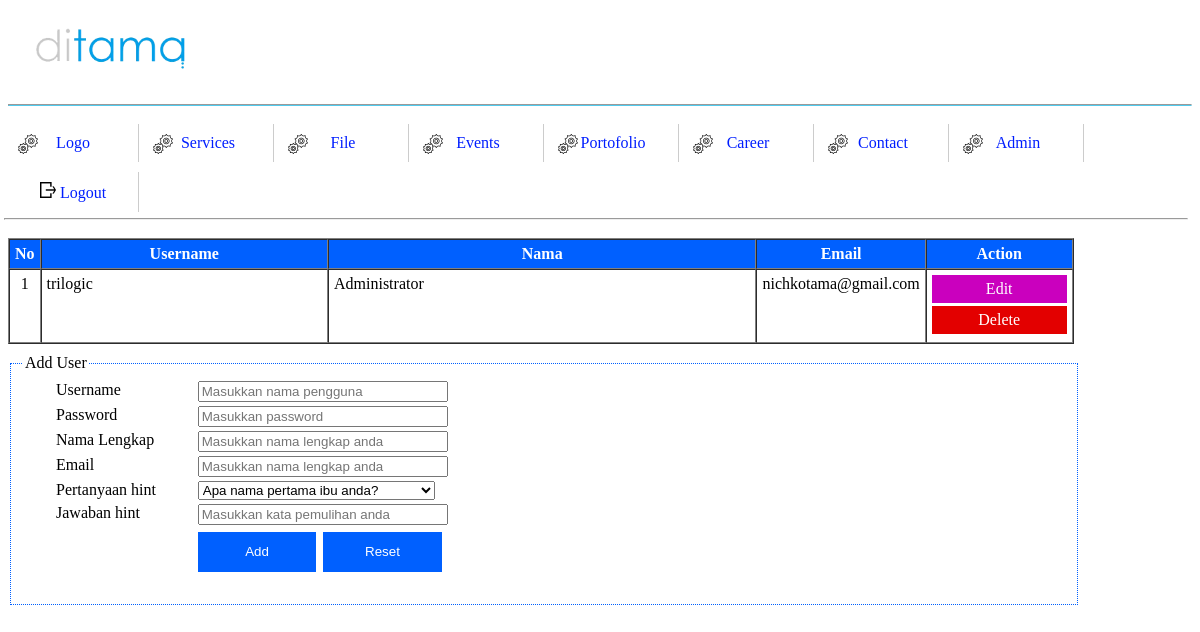
The app's page /manage/manage-admin.php (signed in), older data.
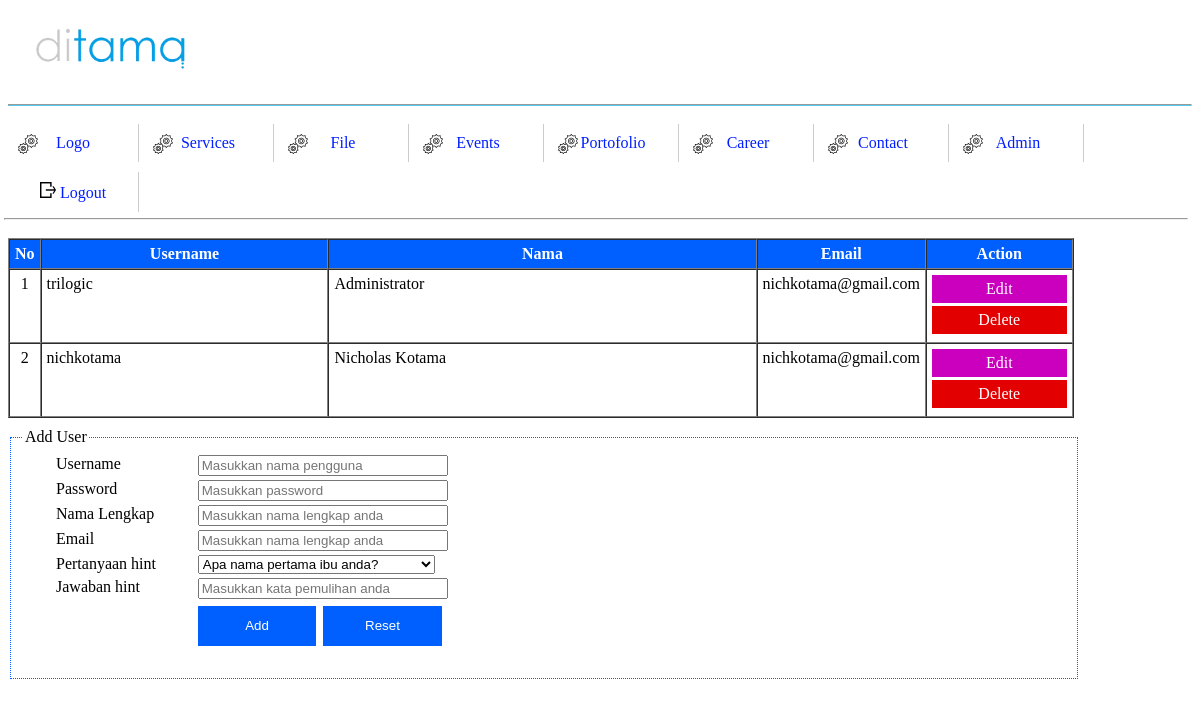
The same page, newer data.
### tables this page shows
CREATE TABLE IF NOT EXISTS `ms_admin` (
  `id` int(4) NOT NULL AUTO_INCREMENT,
  `username` varchar(50) NOT NULL,
  `password` varchar(200) NOT NULL COMMENT 'Panjang karena ada proses enkripsi',
  `nama` varchar(50) NOT NULL,
  `email` varchar(50) NOT NULL,
  `kata_hint` varchar(50) NOT NULL,
  PRIMARY KEY (`id`),
  UNIQUE KEY `username` (`username`)
);

### manage/manage-admin.php (the view, shortened to what this page needs)
<?php
	require_once('../includes/header.php');
	require_once('../includes/admin-menu.php');
	$sql = "SELECT * FROM ms_admin";
	$hasil = mysqli_query($koneksi, $sql);
?>
<!DOCTYPE html>
<html>
<head>
<link rel="stylesheet" href="../assets/css/style.css" type="text/css"/>
</head>
<body>
	<table border=1 id='view-table' cellspacing=0>
		<tr>
			<th>No</th>
			<th width=30%>Username</th>
			<th width=45%>Nama</th>
			<th width=10%>Email</th>
			<th width=15%>Action</th>
		</tr>
	<?php
		$idx = 1;
		while($baris = mysqli_fetch_assoc($hasil)){
			echo "<tr>";
				echo "<td align=center valign='top'>";
					echo $idx;
				echo "</td>";
				echo "<td valign='top'>";
					echo $baris['username'];
				echo "</td>";
				echo "<td valign='top'>";
					echo $baris['nama'];
				echo "</td>";
				echo "<td valign='top'>";
					echo $baris['email'];
				echo "</td>";
				echo "<td>";
					echo "<a href='edit.php?src=mngadmin&uname=".$baris['username']."' class='edit-btn'>Edit</a>";
					echo "<a href='delete.php?src=mngadmin&id=".$baris['id']."' class='delete-btn'>Delete</a>";
				echo "</td>";
			echo "</tr>";
			$idx++;
		}
	?>
	</table>
	<fieldset style="width:88%" id="edit-field">
	<legend>Add User</legend>
		<form action="manage-admin.php" method="post"/>
		<table width="100%" id="form-table">
			<tr>
				<td valign="top" width=15%>Username</td>
				<td><input type="text" name="add-user" value="" placeholder="Masukkan nama pengguna" style="width:250px;"></td>
			</tr>
			<tr>
				<td valign="top">Password</td>
				<td><input type="password" name="add-pass" value="" placeholder="Masukkan password" style="width:250px;"></td>
			</tr>
			<tr>
				<td valign="top">Nama Lengkap</td>
				<td><input type="text" name="real-name" value="" placeholder="Masukkan nama lengkap anda" style="width:250px;"></td>
			</tr>
			<tr>
				<td valign="top">Email</td>
				<td><input type="email" name="email" value="" placeholder="Masukkan nama lengkap anda" style="width:250px;"></td>
			</tr>
			<tr>
				<td valign="top">Pertanyaan hint</td>
				<td>
					<select>
						<option>Apa nama pertama ibu anda?</option>
					</select>
				</td>
			</tr>
			<tr>
				<td valign="top">Jawaban hint</td>
				<td><input type="text" name="katahint" value="" placeholder="Masukkan kata pemulihan anda" style="width:250px;"></td>
			</tr>
			<tr>
				<td></td>
				<td>
					<input type="submit" name="add-admin" value="Add" id="blue-btn-mini"/>
					<input type="reset" value="Reset" id="blue-btn-mini"/>
				</td>
			</tr>
		</table>
	</fieldset>
</body>
</html>

### includes/header.php
<?php
	require_once('koneksi.php');
	$sql = "SELECT ekstensi_file, alignment FROM ms_logo";
	$hasil = mysqli_query($koneksi, $sql);
	$baris = mysqli_fetch_assoc($hasil);
	$posisi = $baris['alignment'];
	$ekstensi = $baris['ekstensi_file'];
?>
<div class="header">
	<a href="index.php">
	<img src="../assets/images/logo.<?php echo $ekstensi?>"
		<?php if($posisi == 'center'){
				echo "style='display: block;margin-left: auto;margin-right: auto'";
			} else{
				echo "align='$posisi'";
			}
		?>
	/>
	</a>
	<hr/>
</div>

### includes/admin-menu.php
<div class="admin-menu">
	<ul>
		<li><a href="manage-logo.php">Logo</a></li>
		<li><a href="manage-service.php">Services</a></li>
		<li><a href="manage-file.php">File</a></li>
		<li><a href="manage-event.php">Events</a></li>
		<li><a href="manage-porto.php">Portofolio</a></li>
		<li><a href="manage-career.php">Career</a></li>
		<li><a href="manage-contact.php">Contact</a></li>
		<li><a href="manage-admin.php">Admin</a></li>
		<li id="logout"><a href="logout.php"><img src="../assets/images/logout.png"> Logout</a></li>
	</ul>
	<hr/>
</div>

### assets/css/style.css (style rules this page uses)
.header { height:100px; width:100%; }
.header img { min-height:50px; max-width:200px; max-height:99px; margin-bottom:5px; }
.header hr { clear:both; border-bottom: 1px solid rgba(81, 203, 238, 1); }
#edit-field { clear:both; margin-top:10px; border: 1px dotted #0060ff; font-family:palatino; }
.edit-btn, .delete-btn { display:block; border:none; padding:5px; margin-bottom:3px; text-align:center; text-decoration:none; background-color:#ca00be; color:white; }
.delete-btn { background-color:#e30000; }
#blue-btn-mini { background-color:#0060ff; border:none; margin:3px 3px 3px 0px; color:white; width:15%; height:40px; }
.menu,.admin-menu { width:100%; position:relative; left:-40px; top:-10px; }
.menu ul, .admin-menu ul { list-style:none; }
.menu ul li, .admin-menu ul li { text-align:center; border-right:1px solid #ccc; width:150px; display:inline-block; padding:10px; }
.menu ul li a, .admin-menu ul li a { text-decoration:none; color:#001eff; }
.admin-menu ul li { background:url('../images/edit.png') no-repeat; background-position:10px 10px; margin-top:10px; padding-left:10px; width:110px; }
.admin-menu hr { position:relative; clear:both; left:3%; margin-top:-10; }
#logout { background:none; }
#form-table { margin-left:30px; width:90%; }
#view-table { width:90%; }
#view-table td { padding:5px; }
#view-table th { background-color:#0060ff; color:white; text-align:center; padding:5px; }

Row changes from the older to the newer data that the page shows:
added ms_admin: username "nichkotama", nama "Nicholas Kotama", email "nichkotama@gmail.com"
